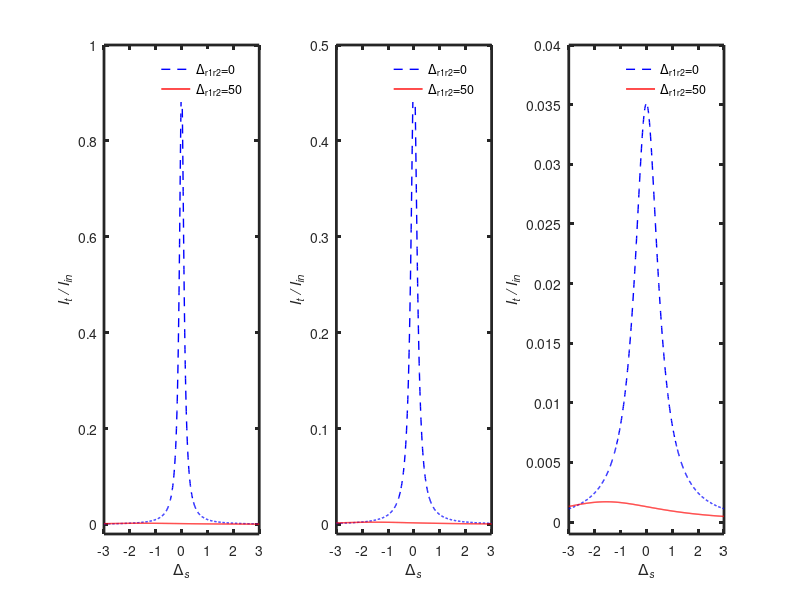

MATLAB code to generate this figure:
function fig_hym

k = 1
r = 30
r1 = 1
g1 = 20
g2 = 56
e = 5
w = 20
s = -3:0.01:3;
delta = 0

b = (-i.*e) ./ ( (i.*s + k) +  (g1.^2) ./ ( (i.*s + r./2) + w.^2./(i.*s + i.*delta + r1./2) ) +  (g2).^2 ./ ( (i.*s+r./2)+ w.^2./(i.*s+r1./2)));

a = sqrt(k).*b./e
c = a.*conj(a)

subplot(1,3,3)
plot(s,c,'--b','LineWidth',1)

hold on
delta = 50

b = (-i.*e) ./ ( (i.*s + k) +  (g1.^2) ./ ( (i.*s + r./2) + w.^2./(i.*s + i.*delta + r1./2) ) +  (g2).^2 ./ ( (i.*s+r./2)+ w.^2./(i.*s+r1./2)));

a = sqrt(k).*b./e;
c = a.*conj(a);
plot(s,c,'r','LineWidth',1)
hold off

xlabel('\Delta\it_s')
ylabel('\itI_t / I_i_n')
legend boxoff;
legend('\Delta_r_1_r_2=0','\Delta_r_1_r_2=50')
set(gca,'YTick',[0:0.005:0.04]);
set(gca,'XTick',[-3:1:3]);
set(gca,'linewidth',2);
axis([-3 3 -0.001 0.04])

k = 1
r = 30
r1 = 0.01
g1 = 20
g2 = 56
e = 5
w = 20
s = -3:0.01:3;
delta = 0

b = (-i.*e) ./ ( (i.*s + k) +  (g1.^2) ./ ( (i.*s + r./2) + w.^2./(i.*s + i.*delta + r1./2) ) +  (g2).^2 ./ ( (i.*s+r./2)+ w.^2./(i.*s+r1./2)));

a = sqrt(k).*b./e
c = a.*conj(a)
subplot(1,3,1)
plot(s,c,'--b','LineWidth',1)

hold on
delta = 50

b = (-i.*e) ./ ( (i.*s + k) +  (g1.^2) ./ ( (i.*s + r./2) + w.^2./(i.*s + i.*delta + r1./2) ) +  (g2).^2 ./ ( (i.*s+r./2)+ w.^2./(i.*s+r1./2)));

a = sqrt(k).*b./e;
c = a.*conj(a);
plot(s,c,'r','LineWidth',1)
hold off


xlabel('\Delta\it_s')
ylabel('\itI_t / I_i_n')
legend boxoff;
legend('\Delta_r_1_r_2=0','\Delta_r_1_r_2=50')
set(gca,'YTick',[0:0.2:1]);
set(gca,'XTick',[-3:1:3]);
set(gca,'linewidth',2);
axis([-3 3 -0.02 1])

k = 1
r = 30
r1 = 0.1
g1 = 20
g2 = 56
e = 5
w = 20
s = -3:0.01:3;
delta = 0

b = (-i.*e) ./ ( (i.*s + k) +  (g1.^2) ./ ( (i.*s + r./2) + w.^2./(i.*s + i.*delta + r1./2) ) +  (g2).^2 ./ ( (i.*s+r./2)+ w.^2./(i.*s+r1./2)));

a = sqrt(k).*b./e
c = a.*conj(a)
subplot(1,3,2)
plot(s,c,'--b','LineWidth',1)

hold on
delta = 50

b = (-i.*e) ./ ( (i.*s + k) +  (g1.^2) ./ ( (i.*s + r./2) + w.^2./(i.*s + i.*delta + r1./2) ) +  (g2).^2 ./ ( (i.*s+r./2)+ w.^2./(i.*s+r1./2)));

a = sqrt(k).*b./e;
c = a.*conj(a);
plot(s,c,'r','LineWidth',1)
hold off


xlabel('\Delta\it_s')
ylabel('\itI_t / I_i_n')
legend boxoff;
legend('\Delta_r_1_r_2=0','\Delta_r_1_r_2=50')
set(gca,'YTick',[0:0.1:0.5]);
set(gca,'XTick',[-3:1:3]);
set(gca,'linewidth',2);
axis([-3 3 -0.01 0.5])
set(gcf,'PaperType','a3');